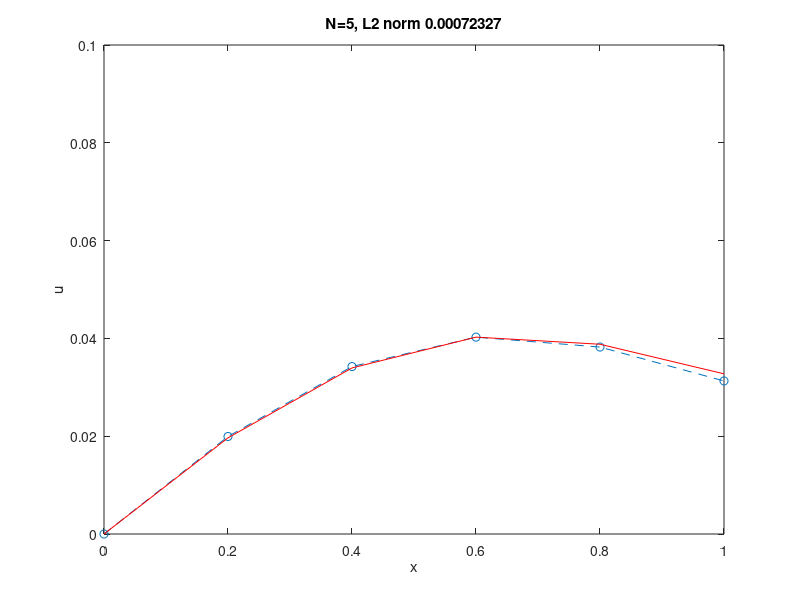
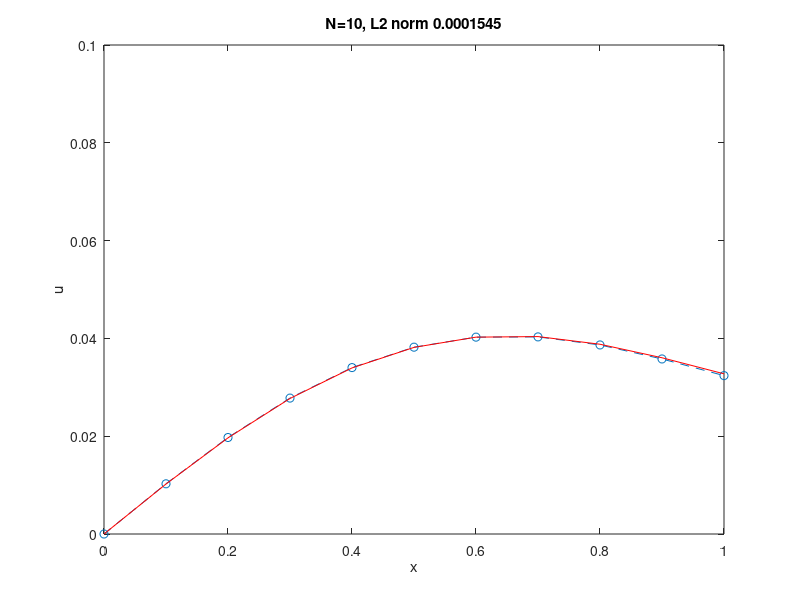
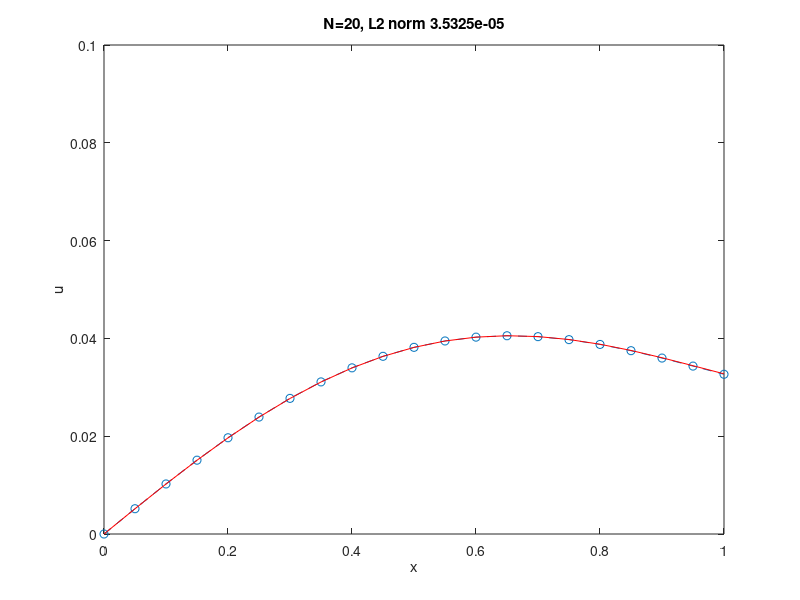

Recreate these plots in MATLAB, in order.
clear all
nvals = [5 10 20];
ntest = length(nvals);
hvals = zeros(ntest,1);  % to hold h values
E = zeros(ntest,1);
for jtest=1:ntest
    N=nvals(jtest);
    hvals(jtest)=1/nvals(jtest);
    h=hvals(jtest);
    x=(1:N)'*h;
    beta=0;
    f=x.*(1-x);
    beta=0;
    e=exp(1);
    exactu=3/2*exp(x-1)+2*exp(-x)-3/2*exp(-x-1)-x.^2+x-2;
    A=zeros(N,N);
    for i=1:N-1
        A(i,i)=2/h+2*h/3;
        A(i,i+1)=-1/h+h/6;
        A(i+1,i)=-1/h+h/6;
    end
    A(N,N)=1/h+h/3+1;
    b=h*f;
    b(N)=b(N)/2+beta;
    c=A\b;
    [0;c]
    for i=1:N
        L2(i)=(exactu(i)-c(i)).^2;
    end
    L2norm(1)=0;
    for i=1:(N-1)
        L2norm(i+1)=L2norm(1)+L2(i+1);
    end
    E(jtest)=sqrt(L2norm(N));
    figure(jtest)
    plot([0;x],[0;c],'--o',[0;x],[0;exactu],'r-');
    % hold on
    %legend('FEM','exact',1);
    axis([0 1 0 0.1])
    xlabel('x');
    ylabel('u');
    title(['N=',num2str(N),', L2 norm ',num2str(sqrt(h)*norm(c-exactu,2))])
    % hold on
end
%figure(4)
%error_table(hvals, E);
%error_loglog(hvals, E);
